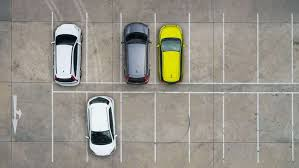
#> input picture test1.jpeg, 299 x 168 px
$ python -i emptySpotDet.py   (imports and definitions only)
#> lines starting #> are read from the running program, lines starting #| are printed output that depends on the picture; after the words box and inside, x2 and y2 are one past the last pixel; in counts of white or black regions, pixels touching at a corner belong together
#> further down, picture is the input picture: shape (168, 299, 3); mean B, G, R 137.8, 146.9, 150.6
import cv2
import numpy as np
from sklearn.preprocessing import StandardScaler
import joblib

# Function to extract features from a given image
def extract_features_from_image(image):
    # Convert the image to grayscale
    gray_image = cv2.cvtColor(image, cv2.COLOR_BGR2GRAY)
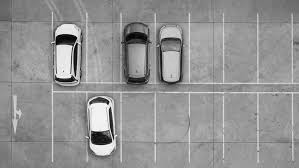
#> gray_image: shape (168, 299); min 1, max 254, mean 146.9

    # Apply Gaussian blur
    blurred_image = cv2.GaussianBlur(gray_image, (5, 5), 0)
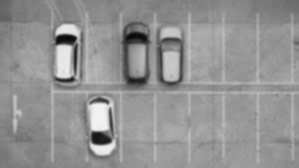
#> blurred_image: shape (168, 299); min 8, max 243, mean 146.9

    # Use edge detection techniques
    edges = cv2.Canny(blurred_image, 50, 150)
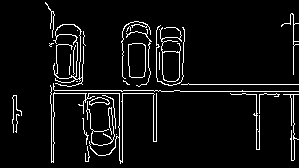
#> edges: shape (168, 299); 6% white in thin lines or dots

    # Find contours in the image
    contours, _ = cv2.findContours(edges, cv2.RETR_EXTERNAL, cv2.CHAIN_APPROX_SIMPLE)
#> contours = 30 contours, 25 with area under 20; largest, box (x1, y1, x2, y2) and area: (128, 43, 146, 78) 552, (159, 27, 182, 82) 499, (53, 24, 84, 87) 398, (89, 97, 110, 106) 86, (50, 85, 157, 164) 31

    # Filter out small or irrelevant contours
    min_contour_area = 100
    filtered_contours = [cnt for cnt in contours if cv2.contourArea(cnt) > min_contour_area]
#> filtered_contours = 3 contours; box (x1, y1, x2, y2) and area: (128, 43, 146, 78) 552, (159, 27, 182, 82) 499, (53, 24, 84, 87) 398

    # Extract features for each contour
    features = [cv2.contourArea(cnt) for cnt in filtered_contours]
#> features = [551.5, 499, 398]

    return features, filtered_contours

# Function to classify parking spots as free or occupied
def classify_parking_spots(features, classifier):
    # Feature scaling
    features_scaled = StandardScaler().fit_transform(np.array(features).reshape(-1, 1))

    # Classify parking spots using the pre-trained SVM model
    predictions = classifier.predict(features_scaled)

    return predictions

# Function to visualize the results
def visualize_results(image, filtered_contours, predictions):
    for i, cnt in enumerate(filtered_contours):
        x, y, w, h = cv2.boundingRect(cnt)
        status = "Occupied" if predictions[i] == 0 else "Free"
        cv2.rectangle(image, (x, y), (x + w, y + h), (0, 255, 0), 2)
        cv2.putText(image, status, (x, y - 5), cv2.FONT_HERSHEY_SIMPLEX, 0.5, (0, 255, 0), 2)

    return image

# Load the pre-trained SVM model
# [4 lines not run here, left out]

# Extract features from the image
# [1 line that did not run here, left out]

# Classify parking spots
# [1 line that did not run here, left out]

# Visualize the results
# [1 line that did not run here, left out]

# Display the results
# [3 lines not run here, left out]

>>> import cv2
>>> picture = cv2.imread('test1.jpeg')
>>> result = extract_features_from_image(picture)
